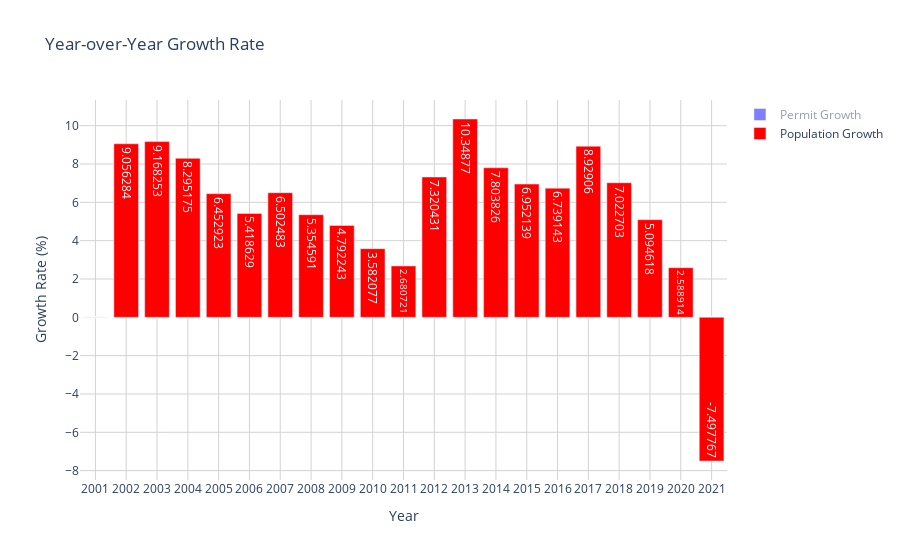

The notebook cell this image was saved under:
### Code cell
import plotly.graph_objs as go
import pandas as pd

# Provided data as a DataFrame
data = {
    'year': [2001, 2002, 2003, 2004, 2005, 2006, 2007, 2008, 2009, 2010, 2011, 2012, 2013, 2014, 2015, 2016, 2017, 2018, 2019, 2020, 2021],
    'building_permit_count': [1, 2, 1, 1, 2, 4, 2, 2, 14, 17, 53, 43, 94, 2293, 3108, 3567, 3606, 3762, 3409, 2238, 2547],
    'population': [55398, 60415, 65954, 71425, 76034, 80154, 85366, 89937, 94247, 97623, 100240, 107578, 118711, 127975, 136872, 146096, 159141, 170317, 178994, 183628, 169860],
    'permit_growth': [None, 100.0, -50.0, 0.0, 100.0, 100.0, -50.0, 0.0, 600.0, 21.428571, 211.764706, -18.867925, 118.604651, 2339.361702, 35.542957, 14.76834, 1.093356, 4.326123, -9.383307, -34.350249, 13.806971],
    'population_growth': [None, 9.056284, 9.168253, 8.295175, 6.452923, 5.418629, 6.502483, 5.354591, 4.792243, 3.582077, 2.680721, 7.320431, 10.348770, 7.803826, 6.952139, 6.739143, 8.929060, 7.022703, 5.094618, 2.588914, -7.497767]
}

analysis_df = pd.DataFrame(data)

# Replace None with 0 for visualization purposes
analysis_df['permit_growth'] = analysis_df['permit_growth'].fillna(0)
analysis_df['population_growth'] = analysis_df['population_growth'].fillna(0)

# Create the plot
fig = go.Figure()

# Add permit growth bars
fig.add_trace(go.Bar(
    x=analysis_df['year'],
    y=analysis_df['permit_growth'],
    name='Permit Growth',
    marker_color='blue',
    text=analysis_df['permit_growth'],
    textposition='auto',
    hovertemplate='Year: %{x}<br>Permit Growth: %{y:.2f}%<extra></extra>'
))

# Add population growth bars
fig.add_trace(go.Bar(
    x=analysis_df['year'],
    y=analysis_df['population_growth'],
    name='Population Growth',
    marker_color='red',
    text=analysis_df['population_growth'],
    textposition='auto',
    hovertemplate='Year: %{x}<br>Population Growth: %{y:.2f}%<extra></extra>'
))

fig.update_layout(
    title='Year-over-Year Growth Rate',
    xaxis_title='Year',
    yaxis_title='Growth Rate (%)',
    barmode='group',
    plot_bgcolor='white',
    xaxis=dict(
        tickmode='linear',
        tick0=2001,
        dtick=1,
        showgrid=True,
        gridcolor='lightgrey'
    ),
    yaxis=dict(showgrid=True, gridcolor='lightgrey')
)

fig.show()

### Figure 1 — Plotly figure (JSON) as saved in the notebook; plotly's stock layout.template omitted (floating-point values rounded to 4 significant figures)
{"data": [{"hovertemplate": "Year: %{x}<br>Permit Growth: %{y:.2f}%<extra></extra>", "marker": {"color": "blue"}, "name": "Permit Growth", "text": [0, 100, -50, 0, 100, 100, -50, 0, 600, 21.43, 211.8, -18.87, 118.6, 2339.0, 35.54, 14.77, 1.093, 4.326, -9.383, -34.35, 13.81], "textposition": "auto", "type": "bar", "visible": "legendonly", "x": [2001, 2002, 2003, 2004, 2005, 2006, 2007, 2008, 2009, 2010, 2011, 2012, 2013, 2014, 2015, 2016, 2017, 2018, 2019, 2020, 2021], "y": [0, 100, -50, 0, 100, 100, -50, 0, 600, 21.43, 211.8, -18.87, 118.6, 2339.0, 35.54, 14.77, 1.093, 4.326, -9.383, -34.35, 13.81]}, {"hovertemplate": "Year: %{x}<br>Population Growth: %{y:.2f}%<extra></extra>", "marker": {"color": "red"}, "name": "Population Growth", "text": [0, 9.056, 9.168, 8.295, 6.453, 5.419, 6.502, 5.355, 4.792, 3.582, 2.681, 7.32, 10.35, 7.804, 6.952, 6.739, 8.929, 7.023, 5.095, 2.589, -7.498], "textposition": "auto", "type": "bar", "visible": true, "x": [2001, 2002, 2003, 2004, 2005, 2006, 2007, 2008, 2009, 2010, 2011, 2012, 2013, 2014, 2015, 2016, 2017, 2018, 2019, 2020, 2021], "y": [0, 9.056, 9.168, 8.295, 6.453, 5.419, 6.502, 5.355, 4.792, 3.582, 2.681, 7.32, 10.35, 7.804, 6.952, 6.739, 8.929, 7.023, 5.095, 2.589, -7.498]}], "layout": {"autosize": true, "barmode": "group", "plot_bgcolor": "white", "title": {"text": "Year-over-Year Growth Rate"}, "xaxis": {"autorange": true, "dtick": 1, "gridcolor": "lightgrey", "range": [2000.0, 2022.0], "showgrid": true, "tick0": 2001, "tickmode": "linear", "title": {"text": "Year"}, "type": "linear"}, "yaxis": {"autorange": true, "gridcolor": "lightgrey", "range": [-8.489, 11.34], "showgrid": true, "title": {"text": "Growth Rate (%)"}, "type": "linear"}}}
